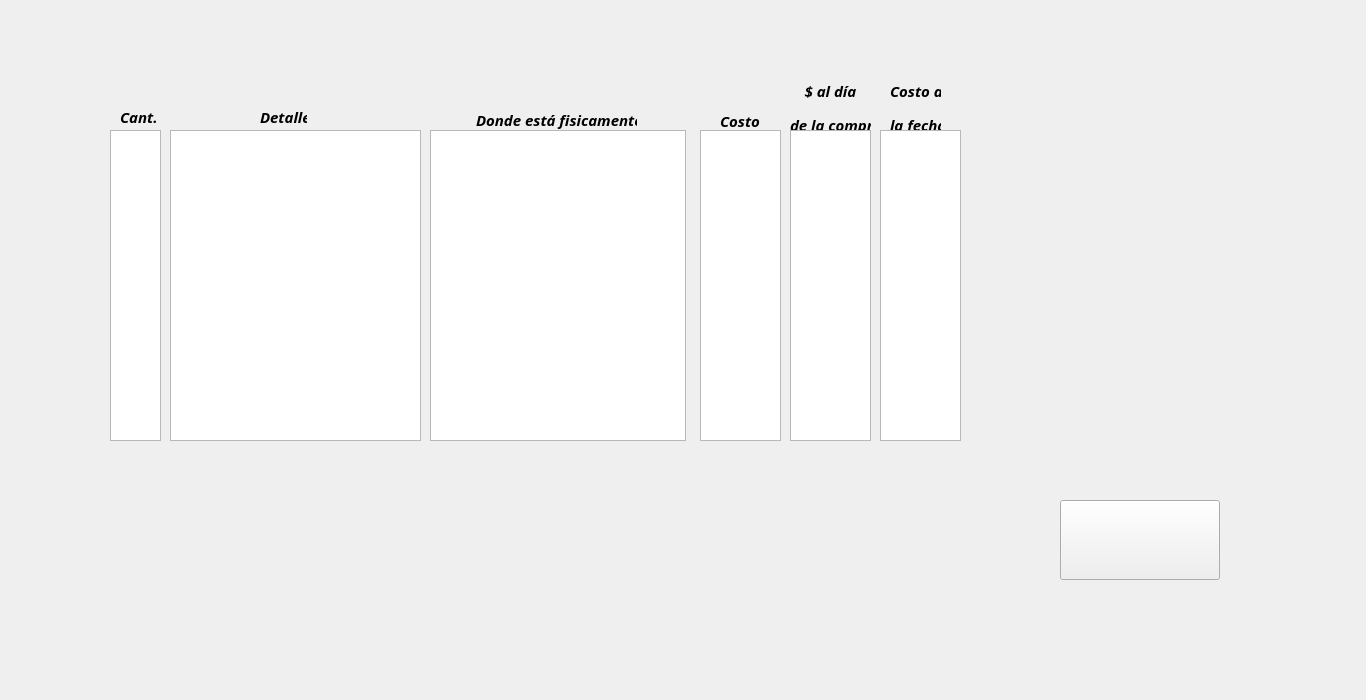
<?xml version="1.0" encoding="UTF-8"?>
<ui version="4.0">
 <class>Stockinterno</class>
 <widget class="QDialog" name="Stockinterno">
  <property name="geometry">
   <rect>
    <x>0</x>
    <y>0</y>
    <width>1366</width>
    <height>700</height>
   </rect>
  </property>
  <property name="windowTitle">
   <string>Dialog</string>
  </property>
  <widget class="QLabel" name="label">
   <property name="geometry">
    <rect>
     <x>120</x>
     <y>110</y>
     <width>47</width>
     <height>13</height>
    </rect>
   </property>
   <property name="font">
    <font>
     <family>Candara</family>
     <pointsize>11</pointsize>
     <weight>75</weight>
     <italic>true</italic>
     <bold>true</bold>
    </font>
   </property>
   <property name="text">
    <string>Cant.</string>
   </property>
  </widget>
  <widget class="QPushButton" name="push_Menu">
   <property name="geometry">
    <rect>
     <x>1060</x>
     <y>500</y>
     <width>160</width>
     <height>80</height>
    </rect>
   </property>
   <property name="font">
    <font>
     <family>Arial Black</family>
     <pointsize>16</pointsize>
     <weight>75</weight>
     <italic>true</italic>
     <bold>true</bold>
    </font>
   </property>
   <property name="text">
    <string/>
   </property>
   <property name="icon">
    <iconset>
     <normalon>MainW/icon/home.png</normalon>
    </iconset>
   </property>
   <property name="iconSize">
    <size>
     <width>60</width>
     <height>60</height>
    </size>
   </property>
   <property name="autoDefault">
    <bool>false</bool>
   </property>
  </widget>
  <widget class="QLabel" name="label_4">
   <property name="geometry">
    <rect>
     <x>720</x>
     <y>110</y>
     <width>41</width>
     <height>21</height>
    </rect>
   </property>
   <property name="font">
    <font>
     <family>Candara</family>
     <pointsize>11</pointsize>
     <weight>75</weight>
     <italic>true</italic>
     <bold>true</bold>
    </font>
   </property>
   <property name="text">
    <string>Costo</string>
   </property>
  </widget>
  <widget class="QLabel" name="label_6">
   <property name="geometry">
    <rect>
     <x>890</x>
     <y>80</y>
     <width>51</width>
     <height>52</height>
    </rect>
   </property>
   <property name="sizePolicy">
    <sizepolicy hsizetype="Preferred" vsizetype="Preferred">
     <horstretch>0</horstretch>
     <verstretch>0</verstretch>
    </sizepolicy>
   </property>
   <property name="font">
    <font>
     <family>Candara</family>
     <pointsize>11</pointsize>
     <weight>75</weight>
     <italic>true</italic>
     <bold>true</bold>
    </font>
   </property>
   <property name="lineWidth">
    <number>0</number>
   </property>
   <property name="text">
    <string>&lt;html&gt;&lt;head/&gt;&lt;body&gt;&lt;p align=&quot;center&quot;&gt;Costo a&lt;/p&gt;&lt;p align=&quot;center&quot;&gt;la fecha&lt;/p&gt;&lt;/body&gt;&lt;/html&gt;</string>
   </property>
   <property name="alignment">
    <set>Qt::AlignCenter</set>
   </property>
   <property name="indent">
    <number>-1</number>
   </property>
  </widget>
  <widget class="QListView" name="listView_6">
   <property name="geometry">
    <rect>
     <x>880</x>
     <y>130</y>
     <width>81</width>
     <height>311</height>
    </rect>
   </property>
  </widget>
  <widget class="QLabel" name="label_2">
   <property name="geometry">
    <rect>
     <x>260</x>
     <y>110</y>
     <width>47</width>
     <height>13</height>
    </rect>
   </property>
   <property name="font">
    <font>
     <family>Candara</family>
     <pointsize>11</pointsize>
     <weight>75</weight>
     <italic>true</italic>
     <bold>true</bold>
    </font>
   </property>
   <property name="text">
    <string>Detalle</string>
   </property>
  </widget>
  <widget class="QListView" name="listView">
   <property name="geometry">
    <rect>
     <x>110</x>
     <y>130</y>
     <width>51</width>
     <height>311</height>
    </rect>
   </property>
  </widget>
  <widget class="QListView" name="listView_2">
   <property name="geometry">
    <rect>
     <x>700</x>
     <y>130</y>
     <width>81</width>
     <height>311</height>
    </rect>
   </property>
  </widget>
  <widget class="QListView" name="listView_3">
   <property name="geometry">
    <rect>
     <x>170</x>
     <y>130</y>
     <width>251</width>
     <height>311</height>
    </rect>
   </property>
  </widget>
  <widget class="QLabel" name="label_3">
   <property name="geometry">
    <rect>
     <x>476</x>
     <y>110</y>
     <width>161</width>
     <height>20</height>
    </rect>
   </property>
   <property name="font">
    <font>
     <family>Candara</family>
     <pointsize>11</pointsize>
     <weight>75</weight>
     <italic>true</italic>
     <bold>true</bold>
    </font>
   </property>
   <property name="text">
    <string>Donde está fisicamente</string>
   </property>
  </widget>
  <widget class="QLabel" name="label_5">
   <property name="geometry">
    <rect>
     <x>790</x>
     <y>80</y>
     <width>81</width>
     <height>51</height>
    </rect>
   </property>
   <property name="font">
    <font>
     <family>Candara</family>
     <pointsize>11</pointsize>
     <weight>75</weight>
     <italic>true</italic>
     <bold>true</bold>
    </font>
   </property>
   <property name="toolTip">
    <string>&lt;html&gt;&lt;head/&gt;&lt;body&gt;&lt;p&gt;&lt;br/&gt;&lt;/p&gt;&lt;/body&gt;&lt;/html&gt;</string>
   </property>
   <property name="text">
    <string>&lt;html&gt;&lt;head/&gt;&lt;body&gt;&lt;p align=&quot;center&quot;&gt;$ al día&lt;/p&gt;&lt;p align=&quot;center&quot;&gt;de la compra&lt;/p&gt;&lt;/body&gt;&lt;/html&gt;</string>
   </property>
   <property name="alignment">
    <set>Qt::AlignJustify|Qt::AlignVCenter</set>
   </property>
  </widget>
  <widget class="QListView" name="listView_4">
   <property name="geometry">
    <rect>
     <x>430</x>
     <y>130</y>
     <width>256</width>
     <height>311</height>
    </rect>
   </property>
  </widget>
  <widget class="QListView" name="listView_5">
   <property name="geometry">
    <rect>
     <x>790</x>
     <y>130</y>
     <width>81</width>
     <height>311</height>
    </rect>
   </property>
  </widget>
 </widget>
 <resources/>
 <connections/>
</ui>
